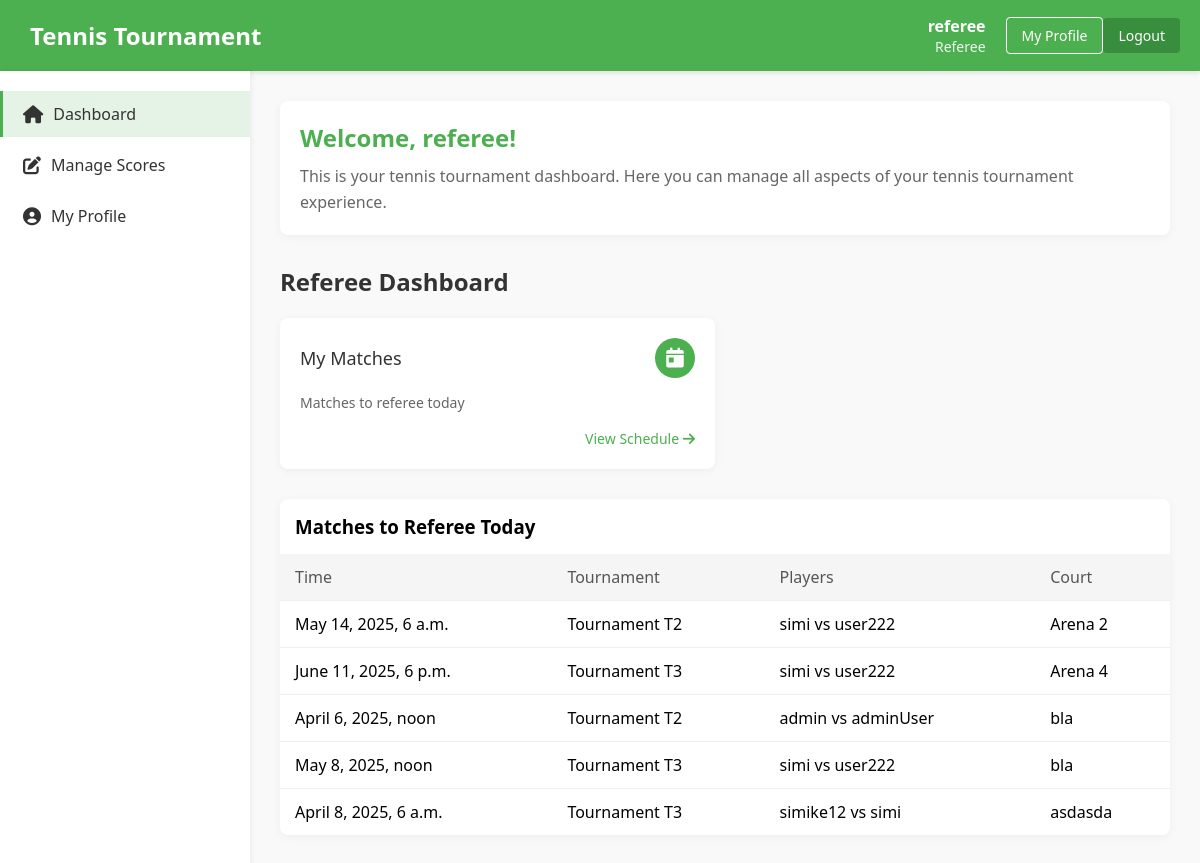
The page //landpage (signed in) on the database its author committed.
### core/models.py (models this page shows)
class Match(models.Model):
    tournament = models.ForeignKey(Tournament, on_delete=models.CASCADE)
    player1 = models.ForeignKey(User, on_delete=models.CASCADE, related_name='player1_matches')
    player2 = models.ForeignKey(User, on_delete=models.CASCADE, related_name='player2_matches')
    referee = models.ForeignKey(User, on_delete=models.SET_NULL, null=True, blank=True, related_name='referee_matches')
    date = models.DateTimeField()
    location = models.CharField(max_length=100)

class Tournament(models.Model):
    name = models.CharField(max_length=100)
    location = models.CharField(max_length=100)
    start_date = models.DateField()
    end_date = models.DateField()

### core/views.py (the view)
# urls.py: path('/landpage', views.main_view, name='land_page'),
def main_view(request, *args, **kwargs):
    user = request.user
    user_profile = user.userprofile
    all_users = User.objects.select_related('userprofile').all()
    userObject = {
        'username': user.username,
        'email': user.email,
        'role': user_profile.role,
    }
    matches = get_matches_for_user(user)
    return render(request, "landing_page.html", {
        'user': userObject,
        'users': all_users,
        'matches': matches
    })

### core/commands/get_user_matches.py (called while the page is built)
def get_matches_for_user(user):
    matches = []
    role = user.userprofile.role
    if role == 'referee':
        match_list = Match.objects.filter(referee=user)
    elif role == 'player':
        match_list = Match.objects.all()
    else:
        match_list = []
    for match in match_list:
        matches.append({
            'tournament': match.tournament.name,
            'player1': match.player1.username,
            'player2': match.player2.username,
            'date': match.date,
            'location': match.location,
        })
    return matches

### templates/landing_page.html (shortened to what this page needs)
{% load static %}
<!DOCTYPE html>
<html lang="en">
<head>
    <link rel="stylesheet" href="https://cdnjs.cloudflare.com/ajax/libs/font-awesome/6.0.0/css/all.min.css">
</head>
<body>
    <header class="header">
        <div class="logo">
            <h1>Tennis Tournament</h1>
        </div>
        <div class="user-menu">
            <div class="user-info">
                <div class="username">{{ user.username }}</div>
                <div class="role">
                    {% if user.role == 'player' %}
                        Tennis Player
                    {% elif user.role == 'referee' %}
                        Referee
                    {% elif user.role == 'admin' %}
                        Administrator
                    {% endif %}
                </div>
            </div>
            <a href="{% url 'profile' %}"  class="btn btn-outline">My Profile</a>
            <a href="{% url 'logout' %}" class="btn">Logout</a>
        </div>
    </header>
    <div class="container">
        <aside class="sidebar">
            <ul class="nav-menu">
                <li class="nav-item">
                    <a href="{% url 'land_page' %}" class="nav-link active">
                        <i class="fas fa-home"></i> Dashboard
                    </a>
                </li>
                {% if user.role == 'referee' %}
                    <li class="nav-item">
                        <a href="{% url 'match_management' %}" class="nav-link">
                            <i class="fas fa-edit"></i> Manage Scores
                        </a>
                    </li>
                {% endif %}
                <li class="nav-item">
                    <a href="{% url 'profile' %}" class="nav-link">
                        <i class="fas fa-user-circle"></i> My Profile
                    </a>
                </li>
            </ul>
        </aside>
        <main class="main-content">
            <div class="welcome-message">
                <h2>Welcome, {{ user.username }}!</h2>
                <p>This is your tennis tournament dashboard. Here you can manage all aspects of your tennis tournament experience.</p>
            </div>
            {% if user.role == 'referee' %}
                <h2 class="page-title">Referee Dashboard</h2>
                <div class="dashboard-cards">
                    <div class="card">
                        <div class="card-header">
                            <h3 class="card-title">My Matches</h3>
                            <div class="card-icon icon-primary">
                                <i class="fas fa-calendar-day"></i>
                            </div>
                        </div>
                        <div class="card-content">
                            <div class="card-description">Matches to referee today</div>
                        </div>
                        <div class="card-footer">
                            <a href="{% url 'match_management' %}" class="card-link">View Schedule <i class="fas fa-arrow-right"></i></a>
                        </div>
                    </div>
                </div>
                <div class="table-container">
                    <h3 style="padding: 15px;">Matches to Referee Today</h3>
                    <table class="table">
                        <thead>
                            <tr>
                                <th>Time</th>
                                <th>Tournament</th>
                                <th>Players</th>
                                <th>Court</th>
                            </tr>
                        </thead>
                        <tbody>
                            {% for match in matches %}
                            <tr>
                                <td>{{ match.date }}</td>
                                <td>{{ match.tournament}}</td>
                                <td>{{ match.player1 }} vs {{ match.player2}}</td>
                                <td>{{ match.location }}</td>
                            </tr>
                            {% empty %}
                            <tr>
                                <td colspan="6" style="text-align: center;">No matches scheduled for today.</td>
                            </tr>
                            {% endfor %}
                        </tbody>
                    </table>
                </div>
            {% endif %}
        </main>
    </div>
</body>
</html>

### templates/landing_page.html (style rules this page uses)
:root { --primary: #4CAF50; --primary-dark: #388E3C; --secondary: #FFC107; --dark: #333; --light: #f9f9f9; --danger: #f44336; --success: #4CAF50; --info: #2196F3; }
* { box-sizing: border-box; margin: 0; padding: 0; font-family: 'Segoe UI', Tahoma, Geneva, Verdana, sans-serif; }
body { background-color: var(--light); min-height: 100vh; display: flex; flex-direction: column; }
.header { background-color: var(--primary); color: white; padding: 15px 20px; display: flex; justify-content: space-between; align-items: center; box-shadow: 0 2px 5px rgba(0, 0, 0, 0.1); }
.logo { display: flex; align-items: center; }
.logo h1 { font-size: 24px; margin-left: 10px; }
.user-menu { display: flex; align-items: center; }
.user-info { margin-right: 20px; text-align: right; }
.user-info .username { font-weight: bold; font-size: 16px; }
.user-info .role { font-size: 14px; opacity: 0.9; }
.btn { display: inline-block; background-color: var(--primary-dark); color: white; border: none; padding: 8px 15px; font-size: 14px; font-weight: 500; border-radius: 4px; cursor: pointer; transition: background-color 0.3s; text-decoration: none; }
.btn-outline { background-color: transparent; border: 1px solid white; }
.container { display: flex; flex: 1; }
.sidebar { width: 250px; background-color: white; box-shadow: 2px 0 5px rgba(0, 0, 0, 0.05); padding: 20px 0; }
.nav-menu { list-style: none; }
.nav-item { margin-bottom: 5px; }
.nav-link { display: flex; align-items: center; padding: 12px 20px; color: var(--dark); text-decoration: none; transition: all 0.3s; border-left: 3px solid transparent; }
.nav-link.active { background-color: rgba(76, 175, 80, 0.15); border-left-color: var(--primary); font-weight: 500; }
.nav-link i { margin-right: 10px; font-size: 18px; }
.main-content { flex: 1; padding: 30px; }
.page-title { margin-bottom: 20px; color: var(--dark); }
.dashboard-cards { display: grid; grid-template-columns: repeat(auto-fill, minmax(300px, 1fr)); gap: 20px; margin-bottom: 30px; }
.card { background-color: white; border-radius: 8px; box-shadow: 0 2px 10px rgba(0, 0, 0, 0.05); padding: 20px; transition: transform 0.3s, box-shadow 0.3s; }
.card-header { display: flex; justify-content: space-between; align-items: center; margin-bottom: 15px; }
.card-title { font-size: 18px; font-weight: 500; color: var(--dark); }
.card-icon { width: 40px; height: 40px; border-radius: 50%; display: flex; align-items: center; justify-content: center; color: white; font-size: 20px; }
.icon-primary { background-color: var(--primary); }
.card-content { margin-bottom: 15px; }
.card-description { color: #666; font-size: 14px; }
.card-footer { text-align: right; }
.card-link { color: var(--primary); text-decoration: none; font-size: 14px; font-weight: 500; }
.table-container { background-color: white; border-radius: 8px; box-shadow: 0 2px 10px rgba(0, 0, 0, 0.05); overflow: hidden; }
.table { width: 100%; border-collapse: collapse; }
.table th, .table td { padding: 12px 15px; text-align: left; border-bottom: 1px solid #eee; }
.table th { background-color: #f5f5f5; font-weight: 500; color: #555; }
.table tr:last-child td { border-bottom: none; }
.welcome-message { background-color: white; border-radius: 8px; box-shadow: 0 2px 10px rgba(0, 0, 0, 0.05); padding: 20px; margin-bottom: 30px; }
.welcome-message h2 { color: var(--primary); margin-bottom: 10px; }
.welcome-message p { color: #666; line-height: 1.6; }

### rows shown on the page
Match: date "May 14, 2025, 6 a.m.", location "Arena 2"
Tournament: tournament "Tournament T2" "Tournament T2"
Match: date "June 11, 2025, 6 p.m.", location "Arena 4"
Tournament: tournament "Tournament T3"
Match: date "April 6, 2025, noon", location "bla"
Match: date "May 8, 2025, noon", location "bla"
Tournament: tournament "Tournament T3" "Tournament T3"
Match: date "April 8, 2025, 6 a.m.", location "asdasda"

### other values the page prints
{{ user.username }} "referee"
{{ match.player1 }} "simi" "simi" "admin" "simi" "simike12"
{{ match.player2 }} "user222" "user222" "adminUser" "user222" "simi"
